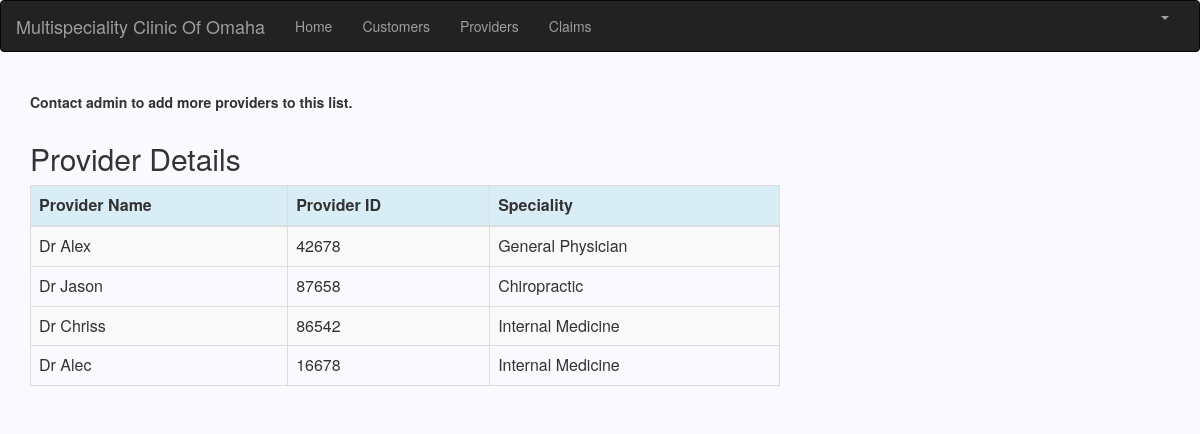
Page /provider_list (signed in) on the committed database.
### blog/models.py (models this page shows, shortened)
class Providers(models.Model):
    provider_name = models.CharField(max_length=50)
    provider_id = models.CharField(max_length=5, blank=False, null=False)
    speciality = models.CharField(max_length=100)
    class Meta:
        verbose_name = "Provider"
        verbose_name_plural = "Providers"

### blog/views.py (the view)
# urls.py: path('provider_list', views.provider_list, name='provider_list'),
@login_required
def provider_list(request):
    provider = Providers.objects.all()
    return render(request, 'blog/provider_list.html', {'Providers': provider})

### blog/templates/blog/provider_list.html (shortened to what this page needs)
{% extends 'blog/base.html' %}
{% load crispy_forms_tags %}
{% block content %}
    <html>
    <head>
        <p><br><b>Contact admin to add more providers to this list.</b></p>
        <link rel="stylesheet" href="https://maxcdn.bootstrapcdn.com/bootstrap/3.3.4/css/bootstrap.min.css">
    </head>
    <body>
    <div class="row">
        <h2 style="padding-left: 15Px">Provider Details</h2>
    </div>
    <div>
        <table class="table table-striped table-bordered table-hover">
            <thead>
            <tr class="bg-info">
                <th>Provider Name</th>
                <th>Provider ID</th>
                <th>Speciality</th>
            </tr>
            </thead>
            <tbody>
            {% for provider in Providers %}
                <tr>
                    <td>{{ provider.provider_name }}</td>
                    <td>{{ provider.provider_id }}</td>
                    <td>{{ provider.speciality }}</td>
                </tr>
            {% endfor %}
            </tbody>
        </table>
    </div>
    </body>
    </html>
{% endblock %}

### blog/templates/blog/provider_list.html (style rules this page uses)
body { background-color: #f9f9ff; }

### rows in the picture
Providers: provider_name "Dr Alex", provider_id "42678", speciality "General Physician"
Providers: provider_name "Dr Jason", provider_id "87658", speciality "Chiropractic"
Providers: provider_name "Dr Chriss", provider_id "86542", speciality "Internal Medicine"
Providers: provider_name "Dr Alec", provider_id "16678", speciality "Internal Medicine"
